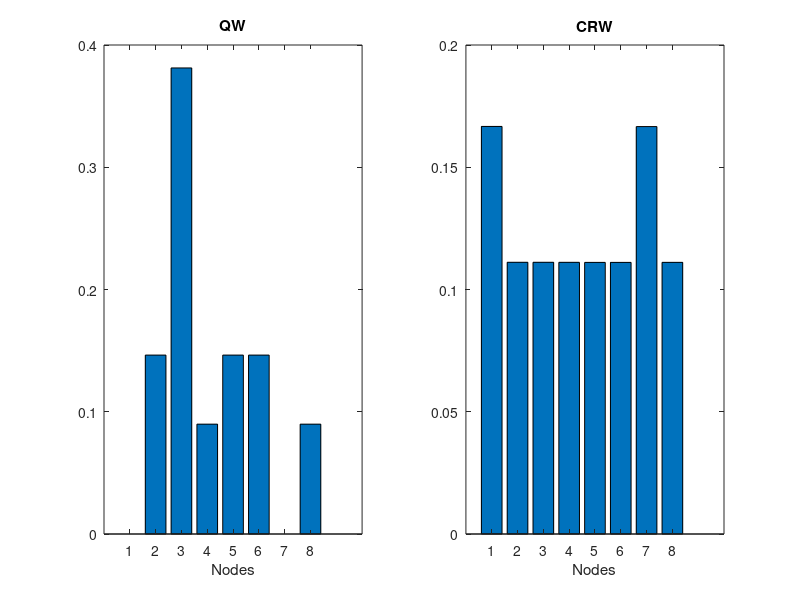

MATLAB code for this plot:
clear;
clc;
clear all;
close all;

i=sqrt(-1);

%Adjacency Matrix of the multilayer network
M =[0 1 1 1 0 0 0 0; 
    1 0 1 0 0 0 0 0; 
    1 1 0 0 0 0 0 0; 
    1 0 0 0 0 0 0 1;
    0 0 0 0 0 1 1 0;
    0 0 0 0 1 0 1 0;
    0 0 0 0 1 1 0 1;
    0 0 0 1 0 0 1 0]; 

step=100;

V = size(M,1);
d = sum(M,2);

f = cell(V,1);

 for r=1:V
 f{r}=find(M(r,:));
 end
 
% Probability amplitute matrix
A=zeros(V,V);
Atemp=zeros(V,V);


theta=45;

C=zeros(2,2);

C(1,1)=cosd(theta);
C(1,2)=sind(theta);
C(2,1)=sind(theta);
C(2,2)=-cosd(theta);

% phi=38;
% 
% C=zeros(2,2);
% C(1,1)=1/sqrt(2);
% C(1,2)=(1/sqrt(2))*exp(i*phi*(pi/180));
% C(2,1)=(1/sqrt(2))*exp(-i*phi*(pi/180));
% C(2,2)=-1/sqrt(2);

%initial state1
A(1,2) = 1;


%%%%%%%%%%%%%%%%%%%%%%%%%%%%
%Grover Coin
%%%%%%%%%%%%%%%%%%%%%%%%%%%%
for t=1:step

for x=1:V
    for r=1:d(x)
        for s=1:d(x)
            if (r==s) 
                Atemp(x,(f{x}(r))) = Atemp(x,(f{x}(r)))+ A(x,(f{x}(s)))*(1/d(x))*(2-d(x));
            else
                Atemp(x,(f{x}(r))) = Atemp(x,(f{x}(r)))+ A(x,(f{x}(s)))*(2/d(x));
            end
        end
    end
end

A = transpose(Atemp);
Atemp = zeros(V,V);

end


%Total Proability calculation
P = 0;
VertexProb = zeros(V,1);

for k=1:V
   P = P + A(k,:)*transpose(conj(A(k,:)));
   VertexProb(k) = A(k,:)*conj(transpose(A(k,:)));
   x(k)=k;
end



% Total_probability 
disp('Probabilities related to QW ');
fprintf('Total_probability_QW: %f\n',P);
fprintf('Probability in first layer: %f\n',VertexProb(1)+VertexProb(2)+VertexProb(3)+VertexProb(4));
fprintf('Probability in second layer: %f\n',VertexProb(5)+VertexProb(6)+VertexProb(7)+VertexProb(8));


subplot(1,2,1);
%bar(x,VertexProb,0.5)
bar(x,VertexProb)
title("QW")
xlabel("Nodes")

hold on
%%%%%%%%%%%%%%%%%%%%%%%%%%%%%%%%%%%%%%%%%%%%%%%%%%%%%%%%%%%%%%%%%%%%%%%%%%%%%%%%%%%%%%%%%%%%%%%%%%%%%%%%%
%Classical Walk
%%%%%%%%%%%%%%%%%%%%%%%%%%%%%%%%%%%%%%%%%%%%%%%%%%%%%%%%%%%%%%%%%%%%%%%%%%%%%%%%%%%%%%%%%%%%%%%%%%%%%%%%%

% Probability amplitute matrix
B=zeros(V,1);
Btemp=zeros(V,1);


%initial state1
B(1) = 1;

for t=1:step
   for x=1:V % Select the vertex
        for r=1:d(x)
            Btemp(x) = Btemp(x)+ B(f{x}(r))*(1/d(f{x}(r)));
        end
   end    

B = Btemp;
Btemp = zeros(V,1);
end

%Total Proability calculation
PCal = 0;
VertexProb_Cal = zeros(V,1);

for k=1:V
   PCal = PCal + B(k);
   x(k)=k;
end

% Total_probability 
disp('Probabilities related to CRW ');
fprintf('Total_probability_CRW: %f\n',PCal);
fprintf('Probability in first layer: %f\n',B(1)+B(2)+B(3)+B(4));
fprintf('Probability in second layer: %f\n',B(5)+B(6)+B(7)+B(8));

subplot(1,2,2);
%bar(x,VertexProb,0.5)
bar(x,B)
title("CRW")
xlabel("Nodes")



